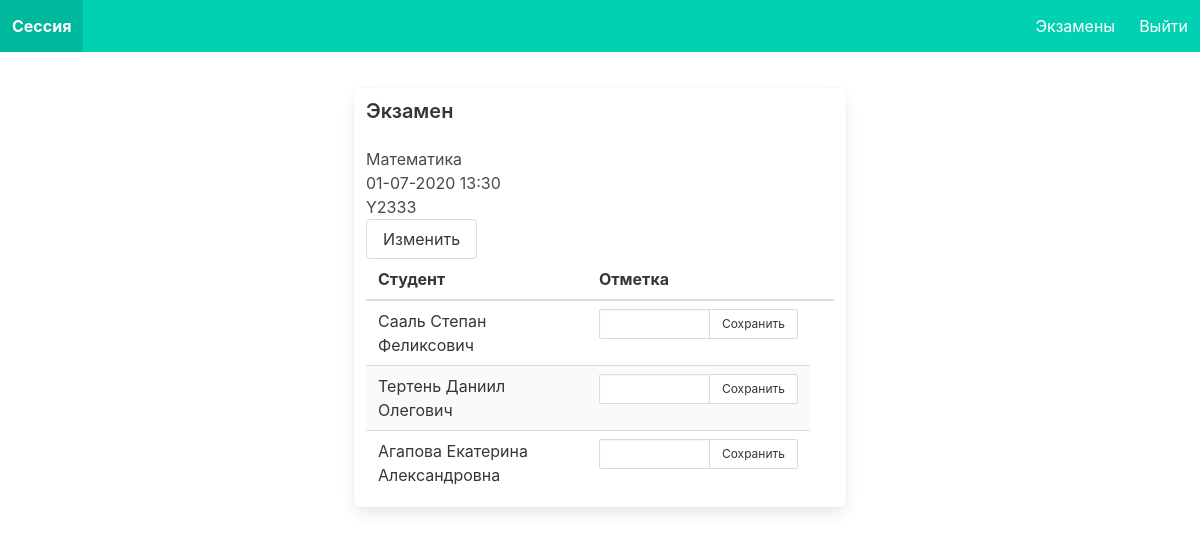
Before: /exams/4/ (signed in) with the older database file.
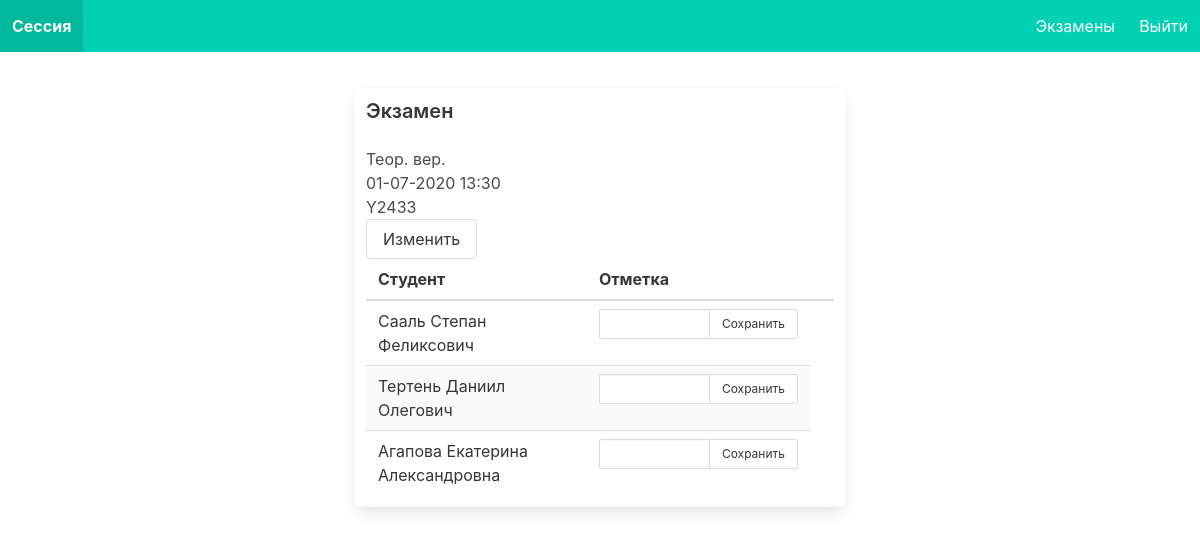
After: the same page with the newer database file.
### final_project/models.py (models this page shows, shortened)
class Subject(models.Model):
    name = models.CharField(max_length=45)
    code = models.CharField(max_length=10)

class Group(models.Model):
    name = models.CharField(max_length=10)
    course = models.IntegerField()

### final_project/views.py (the view)
# urls.py: path('exams/<int:id>/', views.exam_page),
@login_required
def exam_page(request, id):
    exam = Exam.objects.get(pk=id)
    subject = exam.subject
    group = exam.group
    students = User.objects.filter(group=group)
    for student in students:
        try:
            mark = Mark.objects.get(exam=exam, student=student)
        except Mark.DoesNotExist:
            mark = None
        id = 0
        if mark:
            id = mark.id
            mark = mark.mark
        else:
            mark = ''
        student.mark = mark
        student.mark_id = id
    return render(request, 'exam.html', {'exam': exam, 'subject': subject, 'group': group, 'students': students})

### templates/exam.html (shortened to what this page needs)
{% extends 'layout.html' %}
{% block nav_items %}
    <a href="/teacher/" class="navbar-item">Экзамены</a>
{% endblock %}
{% block body %}
    <div class="columns is-centered">
        <div class="column is-half box">
            <h2 class="title is-5">Экзамен</h2>
            <p>{{ subject.name }}</p>
            <p>{{ exam.datetime|date:'d-m-Y H:i' }}</p>
            <p>{{ group.name }}</p>
            <a href="/exams/{{ exam.id }}/edit/" class="button">Изменить</a><br>
            <table class="table is-fullwidth is-striped">
                <thead>
                    <th>Студент</th>
                    <th>Отметка</th>
                    <th></th>
                </thead>
                <tbody>
                    {% for student in students %}
                        <tr>
                            <td>{{ student.last_name }} {{ student.first_name }} {{ student.middle_name }}</td>
                            <td>
                                {% if student.mark_id != 0 %}
                                <form method="POST" action="/marks/{{ student.mark_id }}/">
                                {% else %}
                                <form method="POST" action="/marks/">
                                {% endif %}
                                    <div class="field has-addons">
                                        <div class="control">
                                            <input type="number" name="mark" value="{{ student.mark }}" class="input is-small">
                                        </div>
                                        <div class="control">
                                            <input type="submit" value="Сохранить" class="button is-small">
                                        </div>
                                    </div>
                                </form>
                            </td>
                        </tr>
                    {% endfor %}
                </tbody>
            </table>
        </div>
    </div>
{% endblock %}

Changed rows visible on the page:
changed Subject: name "Математика" → "Теор. вер."
changed Group: name "Y2333" → "Y2433"
